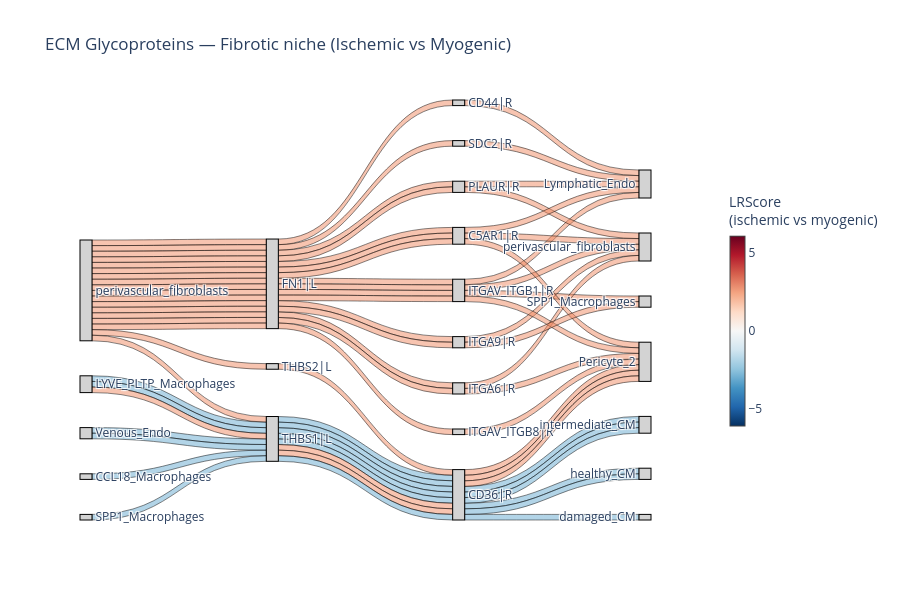

The cell this chart's notebook holds for it:
### Markdown cell above
## 12. Sankey diagrams

`nichesphere.sankey_plot.plot_custom_sankey` visualises differential LR communication as a four-layer Sankey diagram (source cell type → ligand → receptor → target cell type), built with Plotly. Links are colored by LR score (positive = red, negative = blue).

All filter arguments can be combined: only interactions satisfying all criteria are shown.

### Code cell
# All ECM glycoprotein interactions from fibrotic niche cell types
ECM_GPs = list(allDBs.Ligand[allDBs.category == 'ECMglycoprots'].str.lower())
fibrotic_cts = niches_dict['4_Fibrotic']

fig = nichesphere.sankey_plot.plot_custom_sankey(
    adata=adata_sc_raw,                   # pass None if using a pre-loaded table (see below)
    table_key='ischemic_x_myogenic',
    filter_df=colocFilt,
    source_cell=fibrotic_cts,
    ligand_list=ECM_GPs,
    threshold=25,
    title='ECM Glycoproteins — Fibrotic niche (Ischemic vs Myogenic)',
    # save_path='figures/fibrotic_ECMglycoprots_sankey.html'
)
fig.show()

### Figure 1 — Plotly figure (JSON) as saved in the notebook; plotly's stock layout.template omitted (floating-point values rounded to 4 significant figures)
{"data": [{"arrangement": "snap", "link": {"color": ["rgba(103, 169, 207, 0.5)", "rgba(103, 169, 207, 0.5)", "rgba(103, 169, 207, 0.5)", "rgba(103, 169, 207, 0.5)", "rgba(103, 169, 207, 0.5)", "rgba(239, 138, 98, 0.5)", "rgba(239, 138, 98, 0.5)", "rgba(239, 138, 98, 0.5)", "rgba(239, 138, 98, 0.5)", "rgba(239, 138, 98, 0.5)", "rgba(239, 138, 98, 0.5)", "rgba(239, 138, 98, 0.5)", "rgba(239, 138, 98, 0.5)", "rgba(239, 138, 98, 0.5)", "rgba(239, 138, 98, 0.5)", "rgba(239, 138, 98, 0.5)", "rgba(239, 138, 98, 0.5)", "rgba(239, 138, 98, 0.5)", "rgba(103, 169, 207, 0.5)", "rgba(239, 138, 98, 0.5)", "rgba(239, 138, 98, 0.5)", "rgba(239, 138, 98, 0.5)", "rgba(239, 138, 98, 0.5)", "rgba(239, 138, 98, 0.5)", "rgba(239, 138, 98, 0.5)", "rgba(103, 169, 207, 0.5)", "rgba(103, 169, 207, 0.5)", "rgba(103, 169, 207, 0.5)", "rgba(103, 169, 207, 0.5)", "rgba(103, 169, 207, 0.5)", "rgba(239, 138, 98, 0.5)", "rgba(239, 138, 98, 0.5)", "rgba(239, 138, 98, 0.5)", "rgba(239, 138, 98, 0.5)", "rgba(239, 138, 98, 0.5)", "rgba(239, 138, 98, 0.5)", "rgba(239, 138, 98, 0.5)", "rgba(239, 138, 98, 0.5)", "rgba(239, 138, 98, 0.5)", "rgba(239, 138, 98, 0.5)", "rgba(239, 138, 98, 0.5)", "rgba(239, 138, 98, 0.5)", "rgba(239, 138, 98, 0.5)", "rgba(103, 169, 207, 0.5)", "rgba(239, 138, 98, 0.5)", "rgba(239, 138, 98, 0.5)", "rgba(239, 138, 98, 0.5)", "rgba(239, 138, 98, 0.5)", "rgba(239, 138, 98, 0.5)", "rgba(239, 138, 98, 0.5)", "rgba(103, 169, 207, 0.5)", "rgba(103, 169, 207, 0.5)", "rgba(103, 169, 207, 0.5)", "rgba(103, 169, 207, 0.5)", "rgba(103, 169, 207, 0.5)", "rgba(239, 138, 98, 0.5)", "rgba(239, 138, 98, 0.5)", "rgba(239, 138, 98, 0.5)", "rgba(239, 138, 98, 0.5)", "rgba(239, 138, 98, 0.5)", "rgba(239, 138, 98, 0.5)", "rgba(239, 138, 98, 0.5)", "rgba(239, 138, 98, 0.5)", "rgba(239, 138, 98, 0.5)", "rgba(239, 138, 98, 0.5)", "rgba(239, 138, 98, 0.5)", "rgba(239, 138, 98, 0.5)", "rgba(239, 138, 98, 0.5)", "rgba(103, 169, 207, 0.5)", "rgba(239, 138, 98, 0.5)", "rgba(239, 138, 98, 0.5)", "rgba(239, 138, 98, 0.5)", "rgba(239, 138, 98, 0.5)", "rgba(239, 138, 98, 0.5)", "rgba(239, 138, 98, 0.5)"], "customdata": [-6.072, -5.687, -5.185, -5.071, -4.799, 3.533, 3.433, 3.343, 3.314, 3.277, 3.264, 3.225, 3.193, 3.165, 3.16, 3.149, 3.149, 3.143, -3.139, 3.129, 3.122, 3.122, 3.122, 3.116, 3.112, -6.072, -5.687, -5.185, -5.071, -4.799, 3.533, 3.433, 3.343, 3.314, 3.277, 3.264, 3.225, 3.193, 3.165, 3.16, 3.149, 3.149, 3.143, -3.139, 3.129, 3.122, 3.122, 3.122, 3.116, 3.112, -6.072, -5.687, -5.185, -5.071, -4.799, 3.533, 3.433, 3.343, 3.314, 3.277, 3.264, 3.225, 3.193, 3.165, 3.16, 3.149, 3.149, 3.143, -3.139, 3.129, 3.122, 3.122, 3.122, 3.116, 3.112], "hovertemplate": "Flow Value (LRScore): %{customdata:.3f}<extra></extra>", "line": {"color": "rgba(0, 0, 0, 0.6)", "width": 0.8}, "source": [9, 9, 18, 1, 18, 22, 9, 22, 22, 22, 22, 22, 22, 22, 22, 22, 22, 22, 14, 22, 22, 22, 22, 22, 22, 16, 16, 16, 16, 16, 17, 16, 4, 16, 4, 4, 4, 4, 4, 4, 4, 4, 4, 16, 4, 4, 4, 4, 4, 4, 2, 2, 2, 2, 2, 2, 2, 7, 2, 7, 7, 6, 5, 3, 13, 11, 0, 5, 2, 11, 0, 7, 8, 6, 0], "target": [16, 16, 16, 16, 16, 17, 16, 4, 16, 4, 4, 4, 4, 4, 4, 4, 4, 4, 16, 4, 4, 4, 4, 4, 4, 2, 2, 2, 2, 2, 2, 2, 7, 2, 7, 7, 6, 5, 3, 13, 11, 0, 5, 2, 11, 0, 7, 8, 6, 0, 20, 21, 20, 21, 21, 12, 12, 23, 12, 10, 15, 23, 12, 10, 10, 10, 23, 23, 19, 23, 12, 12, 12, 15, 10], "value": [1.0, 1.0, 1.0, 1.0, 1.0, 1.0, 1.0, 1.0, 1.0, 1.0, 1.0, 1.0, 1.0, 1.0, 1.0, 1.0, 1.0, 1.0, 1.0, 1.0, 1.0, 1.0, 1.0, 1.0, 1.0, 1.0, 1.0, 1.0, 1.0, 1.0, 1.0, 1.0, 1.0, 1.0, 1.0, 1.0, 1.0, 1.0, 1.0, 1.0, 1.0, 1.0, 1.0, 1.0, 1.0, 1.0, 1.0, 1.0, 1.0, 1.0, 1.0, 1.0, 1.0, 1.0, 1.0, 1.0, 1.0, 1.0, 1.0, 1.0, 1.0, 1.0, 1.0, 1.0, 1.0, 1.0, 1.0, 1.0, 1.0, 1.0, 1.0, 1.0, 1.0, 1.0, 1.0]}, "node": {"color": "lightgray", "label": ["C5AR1|R", "CCL18_Macrophages", "CD36|R", "CD44|R", "FN1|L", "ITGA6|R", "ITGA9|R", "ITGAV_ITGB1|R", "ITGAV_ITGB8|R", "LYVE_PLTP_Macrophages", "Lymphatic_Endo", "PLAUR|R", "Pericyte_2", "SDC2|R", "SPP1_Macrophages", "SPP1_Macrophages", "THBS1|L", "THBS2|L", "Venous_Endo", "damaged_CM", "healthy_CM", "intermediate_CM", "perivascular_fibroblasts", "perivascular_fibroblasts"], "line": {"color": "black", "width": 1}, "pad": 35, "thickness": 12}, "type": "sankey"}, {"hoverinfo": "none", "marker": {"cmax": 6.072, "cmin": -6.072, "colorbar": {"len": 0.6, "thickness": 15, "title": {"side": "top", "text": "LRScore<br>(ischemic vs myogenic)"}, "x": 1.12}, "colorscale": [[0, "rgb(5,48,97)"], [0.1, "rgb(33,102,172)"], [0.2, "rgb(67,147,195)"], [0.3, "rgb(146,197,222)"], [0.4, "rgb(209,229,240)"], [0.5, "rgb(247,247,247)"], [0.6, "rgb(253,219,199)"], [0.7, "rgb(244,165,130)"], [0.8, "rgb(214,96,77)"], [0.9, "rgb(178,24,43)"], [1, "rgb(103,0,31)"]], "showscale": true}, "mode": "markers", "showlegend": false, "type": "scatter", "x": [null], "y": [null]}], "layout": {"font": {"size": 12}, "height": 600, "margin": {"r": 160}, "paper_bgcolor": "white", "plot_bgcolor": "white", "title": {"text": "ECM Glycoproteins — Fibrotic niche (Ischemic vs Myogenic)"}, "width": 900, "xaxis": {"showgrid": false, "showticklabels": false, "zeroline": false}, "yaxis": {"showgrid": false, "showticklabels": false, "zeroline": false}}}
